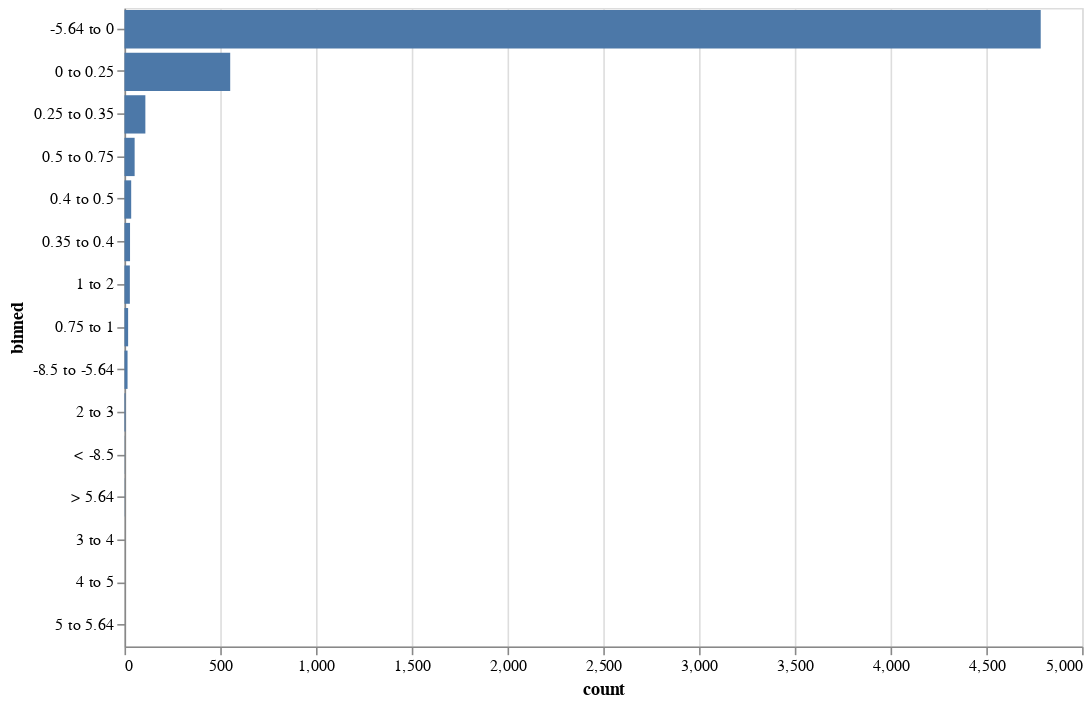

Notebook cell for this chart:
### Code cell
# Get the value counts of the 'binned' column
value_counts = lc['binned'].value_counts().reset_index()
value_counts.columns = ['binned', 'count']

# Create a histogram of the value counts
chart3 = alt.Chart(value_counts).mark_bar().encode(
    x='count',
    y=alt.Y('binned', sort='-x'),
    tooltip=['binned', 'count']
).properties(width=600, height=400)

# Combine the chart and table
combined_chart = chart3 

# Show the chart
combined_chart

### Figure 1 — Vega-Lite specification as saved in the notebook (floating-point values rounded to 4 significant figures)
{"config": {"view": {"continuousWidth": 300, "continuousHeight": 300}}, "data": {"name": "data-25ea40edf1a0692d727af29c43920497"}, "mark": {"type": "bar"}, "encoding": {"tooltip": [{"field": "binned", "type": "ordinal"}, {"field": "count", "type": "quantitative"}], "x": {"field": "count", "type": "quantitative"}, "y": {"field": "binned", "sort": "-x", "type": "ordinal"}}, "height": 400, "width": 600, "$schema": "https://vega.github.io/schema/vega-lite/v5.8.0.json", "datasets": {"data-25ea40edf1a0692d727af29c43920497": [{"binned": "-5.64 to 0", "count": 4784}, {"binned": "0 to 0.25", "count": 552}, {"binned": "0.25 to 0.35", "count": 109}, {"binned": "0.5 to 0.75", "count": 53}, {"binned": "0.4 to 0.5", "count": 35}, {"binned": "0.35 to 0.4", "count": 29}, {"binned": "1 to 2", "count": 28}, {"binned": "0.75 to 1", "count": 19}, {"binned": "-8.5 to -5.64", "count": 16}, {"binned": "2 to 3", "count": 5}, {"binned": "< -8.5", "count": 1}, {"binned": "> 5.64", "count": 1}, {"binned": "3 to 4", "count": 0}, {"binned": "4 to 5", "count": 0}, {"binned": "5 to 5.64", "count": 0}]}}
